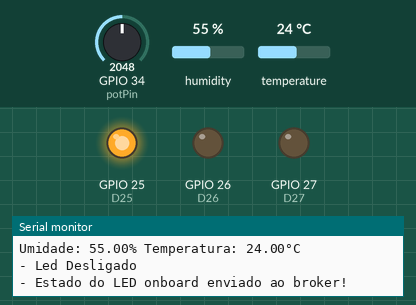
The sketch below on a simulated ESP32. Shown: output pins drawn as LEDs (lit = HIGH), the last lines printed to the serial monitor. The test bench sets the inputs (shaded band); at power-on: GPIO 34 (potPin) = 2048, humidity 55 %, temperature 24 °C. WiFi joins after 1.5 s; servers stay silent unless stated; no MQTT or app messages arrive unless stated; pins used as bus, display or sensor lines are not drawn.

Above: at 9.9 s.
10.0 s: GPIO 34 (potPin) set to 3214
11.9 s: GPIO 34 (potPin) set to 3345
At 13.2 s:
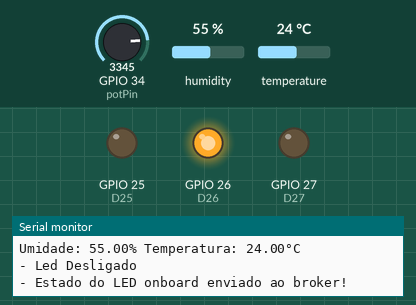
14.3 s: GPIO 34 (potPin) set to 3604
16.0 s: GPIO 34 (potPin) set to 3705
At 17.6 s:
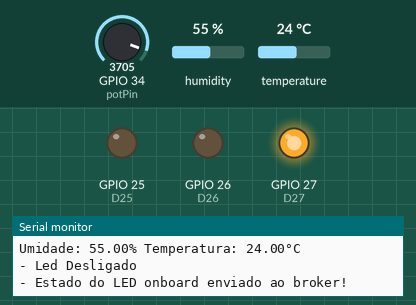
Timing chart, 0 to 19.1 s (numbered marks = the images above; inputs shaded):
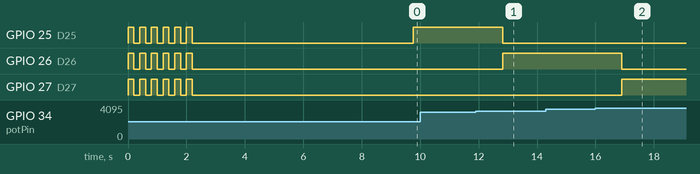

The sketch:

cp5-edge.ino
```cpp
//Autor: Fábio Henrique Cabrini
//Resumo: Esse programa possibilita ligar e desligar o led onboard, além de mandar o status para o Broker MQTT possibilitando o Helix saber
//se o led está ligado ou desligado.
//Revisões:
//Rev1: 26-08-2023 Código portado para o ESP32 e para realizar a leitura de luminosidade e publicar o valor em um tópico aprorpiado do broker
//Autor Rev1: Lucas Demetrius Augusto
//Rev2: 28-08-2023 Ajustes para o funcionamento no FIWARE Descomplicado
//Autor Rev2: Fábio Henrique Cabrini

#include <WiFi.h>
#include <PubSubClient.h> // Importa a Biblioteca PubSubClient
#include "DHT.h"
#include <Wire.h>

//defines:
//defines de id mqtt e tópicos para publicação e subscribe denominado TEF(Telemetria e Monitoramento de Equipamentos)
#define TOPICO_SUBSCRIBE    "/TEF/hosp7771/cmd"        //tópico MQTT de escuta
#define TOPICO_PUBLISH      "/TEF/hosp7771/attrs"      //tópico MQTT de envio de informações para Broker
#define TOPICO_PUBLISH_2    "/TEF/hosp7771/attrs/l"    //tópico MQTT de envio de informações para Broker
#define TOPICO_PUBLISH_3    "/TEF/hosp7771/attrs/h"    //tópico MQTT de envio de informações para Broker
#define TOPICO_PUBLISH_4    "/TEF/hosp7771/attrs/t"    //tópico MQTT de envio de informações para Broker
                                                      //IMPORTANTE: recomendamos fortemente alterar os nomes
                                                      //            desses tópicos. Caso contrário, há grandes
                                                      //            chances de você controlar e monitorar o ESP32
                                                      //            de outra pessoa.
#define ID_MQTT  "fiware_7771"   //id mqtt (para identificação de sessão)
                                 //IMPORTANTE: este deve ser único no broker (ou seja,
                                 //            se um client MQTT tentar entrar com o mesmo
                                 //            id de outro já conectado ao broker, o broker
                                 //            irá fechar a conexão de um deles).
                                 // o valor "n" precisa ser único!
// DHT 11 (Sensor de umidade e temperatura)
#define DHTTYPE DHT11   // DHT 11
#define DHTPIN 4
DHT dht(DHTPIN, DHTTYPE);

// WIFI
const char* SSID = "FIAP-IBM"; // SSID / nome da rede WI-FI que deseja se conectar
const char* PASSWORD = "Challenge@24!"; // Senha da rede WI-FI que deseja se conectar

// MQTT
const char* BROKER_MQTT = "18.208.160.16"; //URL do broker MQTT que se deseja utilizar
int BROKER_PORT = 1883; // Porta do Broker MQTT

int D4 = 2;
int D25 = 25;
int D26 = 26;
int D27 = 27;

//Variáveis e objetos globais
WiFiClient espClient; // Cria o objeto espClient
PubSubClient MQTT(espClient); // Instancia o Cliente MQTT passando o objeto espClient
char EstadoSaida = '0';  //variável que armazena o estado atual da saída

//Prototypes
void initSerial();
void initWiFi();
void initMQTT();
void reconectWiFi();
void mqtt_callback(char* topic, byte* payload, unsigned int length);
void VerificaConexoesWiFIEMQTT(void);
void InitOutput(void);

/*
 *  Implementações das funções
 */
void setup()
{
    //inicializações:
    InitOutput();
    initSerial();
    initWiFi();
    initMQTT();
    dht.begin();
    delay(5000);
    MQTT.publish(TOPICO_PUBLISH, "s|off");
}

//Função: inicializa comunicação serial com baudrate 115200 (para fins de monitorar no terminal serial
//        o que está acontecendo.
//Parâmetros: nenhum
//Retorno: nenhum
void initSerial()
{
    Serial.begin(115200);
}

//Função: inicializa e conecta-se na rede WI-FI desejada
//Parâmetros: nenhum
//Retorno: nenhum
void initWiFi()
{
    delay(10);
    Serial.println("------Conexao WI-FI------");
    Serial.print("Conectando-se na rede: ");
    Serial.println(SSID);
    Serial.println("Aguarde");

    reconectWiFi();
}

//Função: inicializa parâmetros de conexão MQTT(endereço do
//        broker, porta e seta função de callback)
//Parâmetros: nenhum
//Retorno: nenhum
void initMQTT()
{
    MQTT.setServer(BROKER_MQTT, BROKER_PORT);   //informa qual broker e porta deve ser conectado
    MQTT.setCallback(mqtt_callback);            //atribui função de callback (função chamada quando qualquer informação de um dos tópicos subescritos chega)
}

//Função: função de callback
//        esta função é chamada toda vez que uma informação de
//        um dos tópicos subescritos chega)
//Parâmetros: nenhum
//Retorno: nenhum
void mqtt_callback(char* topic, byte* payload, unsigned int length)
{
    String msg;

    //obtem a string do payload recebido
    for(int i = 0; i < length; i++)
    {
       char c = (char)payload[i];
       msg += c;
    }

    Serial.print("- Mensagem recebida: ");
    Serial.println(msg);

    //toma ação dependendo da string recebida:
    //verifica se deve colocar nivel alto de tensão na saída D0:
    //IMPORTANTE: o Led já contido na placa é acionado com lógica invertida (ou seja,
    //enviar HIGH para o output faz o Led apagar / enviar LOW faz o Led acender)
    if (msg.equals("hosp7771@on|"))
    {
        digitalWrite(D4, HIGH);
        EstadoSaida = '1';
    }

    //verifica se deve colocar nivel alto de tensão na saída D0:
    if (msg.equals("hosp7771@off|"))
    {
        digitalWrite(D4, LOW);
        EstadoSaida = '0';
    }
}

//Função: reconecta-se ao broker MQTT (caso ainda não esteja conectado ou em caso de a conexão cair)
//        em caso de sucesso na conexão ou reconexão, o subscribe dos tópicos é refeito.
//Parâmetros: nenhum
//Retorno: nenhum
void reconnectMQTT()
{
    while (!MQTT.connected())
    {
        Serial.print("* Tentando se conectar ao Broker MQTT: ");
        Serial.println(BROKER_MQTT);
        if (MQTT.connect(ID_MQTT))
        {
            Serial.println("Conectado com sucesso ao broker MQTT!");
            MQTT.subscribe(TOPICO_SUBSCRIBE);
        }
        else
        {
            Serial.println("Falha ao reconectar no broker.");
            Serial.println("Havera nova tentatica de conexao em 2s");
            delay(2000);
        }
    }
}

//Função: reconecta-se ao WiFi
//Parâmetros: nenhum
//Retorno: nenhum
void reconectWiFi()
{
    //se já está conectado a rede WI-FI, nada é feito.
    //Caso contrário, são efetuadas tentativas de conexão
    if (WiFi.status() == WL_CONNECTED)
        return;

    WiFi.begin(SSID, PASSWORD); // Conecta na rede WI-FI

    while (WiFi.status() != WL_CONNECTED)
    {
        delay(100);
        Serial.print(".");
    }

    Serial.println();
    Serial.print("Conectado com sucesso na rede ");
    Serial.print(SSID);
    Serial.println("IP obtido: ");
    Serial.println(WiFi.localIP());
}

//Função: verifica o estado das conexões WiFI e ao broker MQTT.
//        Em caso de desconexão (qualquer uma das duas), a conexão
//        é refeita.
//Parâmetros: nenhum
//Retorno: nenhum
void VerificaConexoesWiFIEMQTT(void)
{
    if (!MQTT.connected())
        reconnectMQTT(); //se não há conexão com o Broker, a conexão é refeita

     reconectWiFi(); //se não há conexão com o WiFI, a conexão é refeita
}

//Função: envia ao Broker o estado atual do output
//Parâmetros: nenhum
//Retorno: nenhum
void EnviaEstadoOutputMQTT(void)
{
    if (EstadoSaida == '1')
    {
      MQTT.publish(TOPICO_PUBLISH, "s|on");
      Serial.println("- Led Ligado");
    }
    if (EstadoSaida == '0')
    {
      MQTT.publish(TOPICO_PUBLISH, "s|off");
      Serial.println("- Led Desligado");
    }
    Serial.println("- Estado do LED onboard enviado ao broker!");
    delay(1000);
}

//Função: inicializa o output em nível lógico baixo
//Parâmetros: nenhum
//Retorno: nenhum
void InitOutput(void)
{
    pinMode(D25, OUTPUT);
    pinMode(D26, OUTPUT);
    pinMode(D27, OUTPUT);
    digitalWrite(D25, LOW);
    digitalWrite(D26, LOW);
    digitalWrite(D27, LOW);

    //IMPORTANTE: o Led já contido na placa é acionado com lógica invertida (ou seja,
    //enviar HIGH para o output faz o Led apagar / enviar LOW faz o Led acender)
    pinMode(D4, OUTPUT);
    digitalWrite(D4, HIGH);

    boolean toggle = false;

    for(int i = 0; i <= 10; i++)
    {
        toggle = !toggle;
        digitalWrite(D4,toggle);
        digitalWrite(D25,toggle);
        digitalWrite(D26,toggle);
        digitalWrite(D27,toggle);
        delay(200);
    }

    digitalWrite(D4, LOW);
    digitalWrite(D25, LOW);
    digitalWrite(D26, LOW);
    digitalWrite(D27, LOW);
}


//programa principal
void loop()
{
    const int potPin = 34;

    char msgBuffer[4];
    //garante funcionamento das conexões WiFi e ao broker MQTT
    VerificaConexoesWiFIEMQTT();

    //envia o status de todos os outputs para o Broker no protocolo esperado
    EnviaEstadoOutputMQTT();

    //luminosidade
    int sensorValue = analogRead(potPin);   // Ler o pino Analógico onde está o LDR, lembrando que o divisor de tensão é Vin = Vout (R2/(R1 + R2))
    float voltage = sensorValue * (3.3 / 4096.0);   // Converter a leitura analógica (que vai de 0 - 4095) para uma voltagem (0 - 3.3V), quanto de acordo com a intensidade de luz no LDR a voltagem diminui.
    float luminosity = map(sensorValue, 2000, 4095, 0, 100); // Normalizar o valor da luminosidade entre 0% e 100%
    Serial.print("Voltage: ");
    Serial.print(voltage);
    Serial.print("V - ");
    Serial.print("Luminosidade: ");
    Serial.print(luminosity);
    Serial.println("%");

    //Publicação tópico MQTT Luminosidade
    dtostrf(luminosity, 4, 2, msgBuffer);
    MQTT.publish(TOPICO_PUBLISH_2,msgBuffer);

    // Controle dos Leds indicadores de luminosidade
    if(luminosity >= 80)
    {
      digitalWrite(D25, LOW);
      digitalWrite(D26, LOW);
      digitalWrite(D27, HIGH);
    }
    else if(luminosity < 80 && luminosity > 60)
    {
      digitalWrite(D25, LOW);
      digitalWrite(D26, HIGH);
      digitalWrite(D27, LOW);
    }
    else if(luminosity <= 60)
    {
      digitalWrite(D25, HIGH);
      digitalWrite(D26, LOW);
      digitalWrite(D27, LOW);
    }

    // Leitura do sensor DHT11
    float humidity = dht.readHumidity();
    float temperature = dht.readTemperature();
    // Check if any reads failed and exit early (to try again).
    if (isnan(humidity) || isnan(temperature))
    {
      Serial.println(F("Falha leitura do sensor DHT-11!"));
    }

    Serial.print(F("Umidade: "));
    Serial.print(humidity);
    Serial.print(F("% Temperatura: "));
    Serial.print(temperature);
    Serial.println(F("°C "));

    //Publicação tópico MQTT Umidade
    dtostrf(humidity, 4, 2, msgBuffer);
    MQTT.publish(TOPICO_PUBLISH_3,msgBuffer);


    //Publicação tópico MQTT Temperatura
    dtostrf(temperature, 4, 2, msgBuffer);
    MQTT.publish(TOPICO_PUBLISH_4,msgBuffer);


    //keep-alive da comunicação com broker MQTT
    MQTT.loop();
}
```

Measured:
- the behaviour switches between 3277 and 3278 on GPIO 34 (potPin) (found by bisection; images 0 and 1)
- the behaviour switches between 3675 and 3676 on GPIO 34 (potPin) (found by bisection; images 1 and 2)
- after the input at 11.9 s, GPIO 25 (D25): HIGH → LOW after 0.93 s; GPIO 26 (D26): LOW → HIGH after 0.93 s
- after the input at 16.0 s, GPIO 26 (D26): HIGH → LOW after 0.90 s; GPIO 27 (D27): LOW → HIGH after 0.90 s
